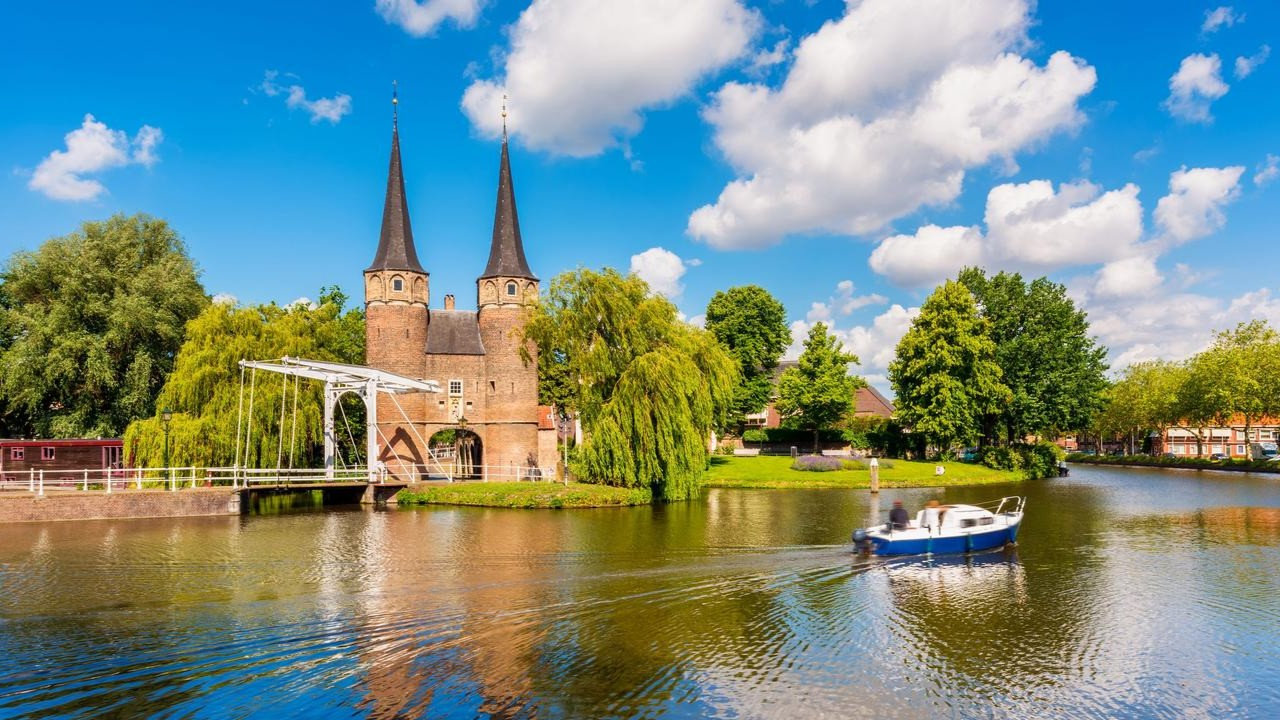
#> input picture py_openCV/input_opencv/delft.png, 1280 x 720 px
$ python complete_opencv.py
#> lines starting #> are read from the running program, lines starting #| are printed output that depends on the picture; after the words box and inside, x2 and y2 are one past the last pixel; in counts of white or black regions, pixels touching at a corner belong together
### py_openCV/utils.py
import os
import time
import psutil
import csv
import cv2

# Ensure output directories exist
# [5 lines left out: function create_output_dir, not called in this run]

# Performance Logger
def log_performance(stage_name, image_name, start_time, end_time, process):
    log_file = os.path.join("output_opencv", "performance_log.csv")

    # Calculate metrics
    duration_sec = end_time - start_time
    throughput = 1 / duration_sec if duration_sec > 0 else 0
    memory_usage_mb = process.memory_info().rss / (1024 * 1024)
    cpu_percent = process.cpu_percent()

    # Simple power estimation proxy (CPU usage * Time)
    # Real power requires hardware sensors, this is a relative metric.
    power_proxy_units = cpu_percent * duration_sec

    file_exists = os.path.isfile(log_file)

    with open(log_file, mode='a', newline='') as file:
        writer = csv.writer(file)
        if not file_exists:
            writer.writerow(["Stage", "Image", "Resolution", "Latency (s)", "Throughput (fps)", "RAM (MB)", "CPU (%)", "Est. Energy (Units)"])

        writer.writerow([
            stage_name,
            image_name,
            "N/A",  # Can be filled if image object is passed
            f"{duration_sec:.4f}",
            f"{throughput:.2f}",
            f"{memory_usage_mb:.2f}",
            f"{cpu_percent:.2f}",
            f"{power_proxy_units:.2f}"
        ])

    print(f"[{stage_name}] Saved: {image_name} | Time: {duration_sec:.4f}s | RAM: {memory_usage_mb:.1f}MB")

def load_image(path):
#> called with path = 'py_openCV/input_opencv/delft.png'
    img = cv2.imread(path)
#> img is the input picture: shape (720, 1280, 3); mean B, G, R 134.8, 143.2, 120.4
    if img is None:
        raise FileNotFoundError(f"Could not find image at {path}")
    return img

### py_openCV/complete_opencv.py
import cv2
import time
import psutil
import os
# Ensure your helper file is named 'utils.py' as discussed
from utils import create_output_dir, log_performance, load_image

STAGE_NAME = "05_complete_pipeline"

# === PATH SETUP ===
# Get the folder where this script is located
SCRIPT_DIR = os.path.dirname(os.path.abspath(__file__))

# Input: Pointing to the original image in input_opencv
INPUT_PATH = os.path.join(SCRIPT_DIR, "input_opencv", "delft.png")

# Output: Saving to output_opencv/05_complete_pipeline
OUTPUT_DIR = os.path.join(SCRIPT_DIR, "output_opencv", STAGE_NAME)

if not os.path.exists(OUTPUT_DIR):
    os.makedirs(OUTPUT_DIR)

process = psutil.Process(os.getpid())

def run_pipeline():
    print(f"[{STAGE_NAME}] Starting full pipeline on: {INPUT_PATH}")

    # 1. Load Original Image
    img = load_image(INPUT_PATH)

    # Start Timer for the WHOLE pipeline
    start = time.time()

    # ---------------------------------------------------------
    # Step 1: Grayscale
    # ---------------------------------------------------------
    gray = cv2.cvtColor(img, cv2.COLOR_BGR2GRAY)

    # ---------------------------------------------------------
    # Step 2: Median Blur (Noise Reduction)
    # Using k=11 from your original notebook
    # ---------------------------------------------------------
    gray_blur = cv2.medianBlur(gray, 11)
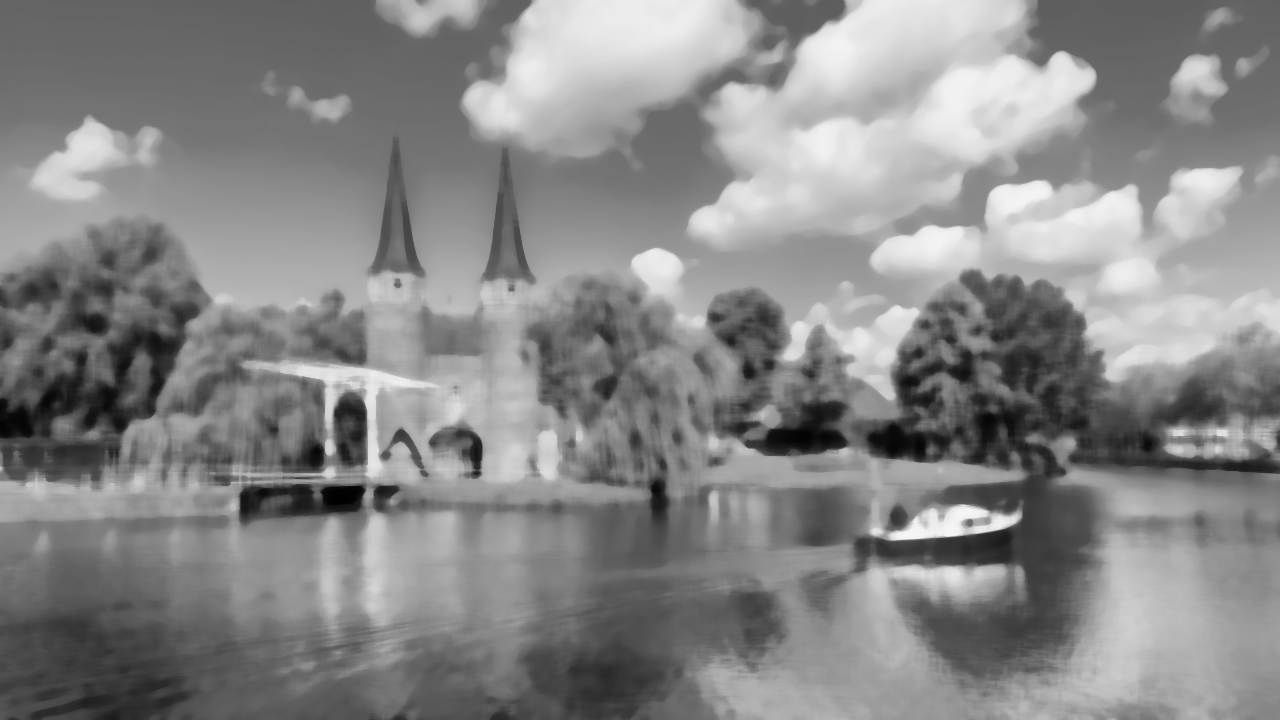
#> gray_blur: shape (720, 1280); min 1, max 245, mean 135.2

    # ---------------------------------------------------------
    # Step 3: Adaptive Threshold (Edge Mask)
    # Using blockSize=13, C=5 from your original notebook
    # ---------------------------------------------------------
    edges = cv2.adaptiveThreshold(
        gray_blur,
        maxValue=255,
        adaptiveMethod=cv2.ADAPTIVE_THRESH_MEAN_C,
        thresholdType=cv2.THRESH_BINARY,
        blockSize=13,
        C=5
    )
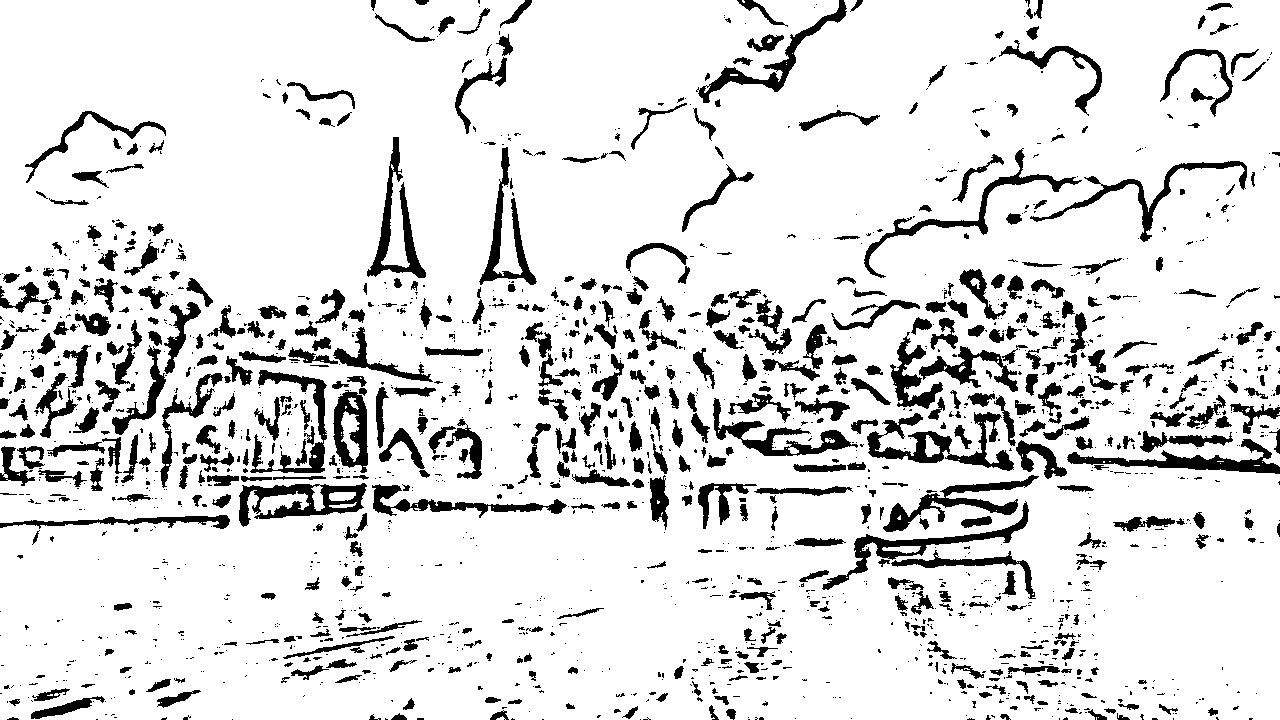
#> edges: shape (720, 1280); 87.2% white; 1923 black regions (1301 under 20 px), largest, box (x1, y1, x2, y2) and area: (867, 412, 1014, 471) 2744, (239, 483, 367, 527) 2407, (1067, 439, 1280, 474) 2262

    # ---------------------------------------------------------
    # Step 4: Bilateral Filter (Color Smoothing)
    # Using d=11, sigma=350 from your original notebook
    # Note: This is the most computationally expensive step
    # ---------------------------------------------------------
    bil_blurred = cv2.bilateralFilter(
        img,
        d=11,
        sigmaColor=350,
        sigmaSpace=350
    )
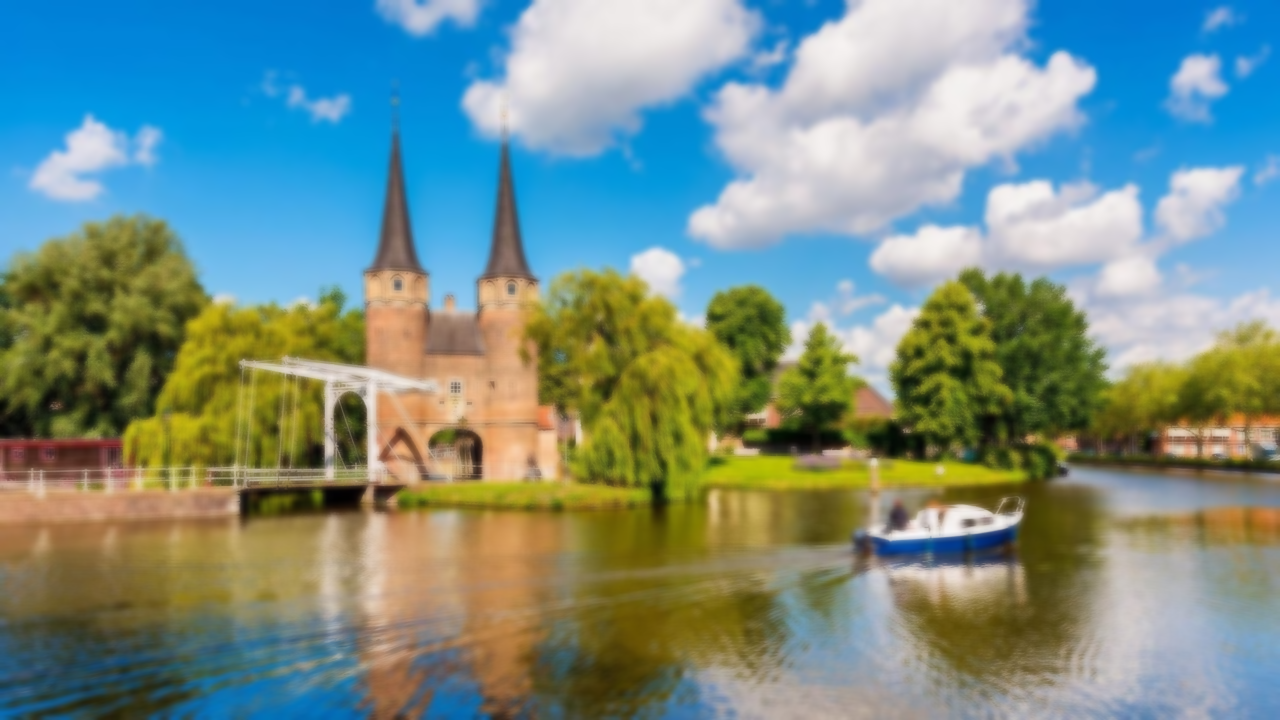
#> bil_blurred: shape (720, 1280, 3); mean B, G, R 134.8, 143.2, 120.4

    # ---------------------------------------------------------
    # Step 5: Combine (Bitwise AND)
    # Masking the smoothed color image with the edge mask
    # ---------------------------------------------------------
    cartoon = cv2.bitwise_and(bil_blurred, bil_blurred, mask=edges)
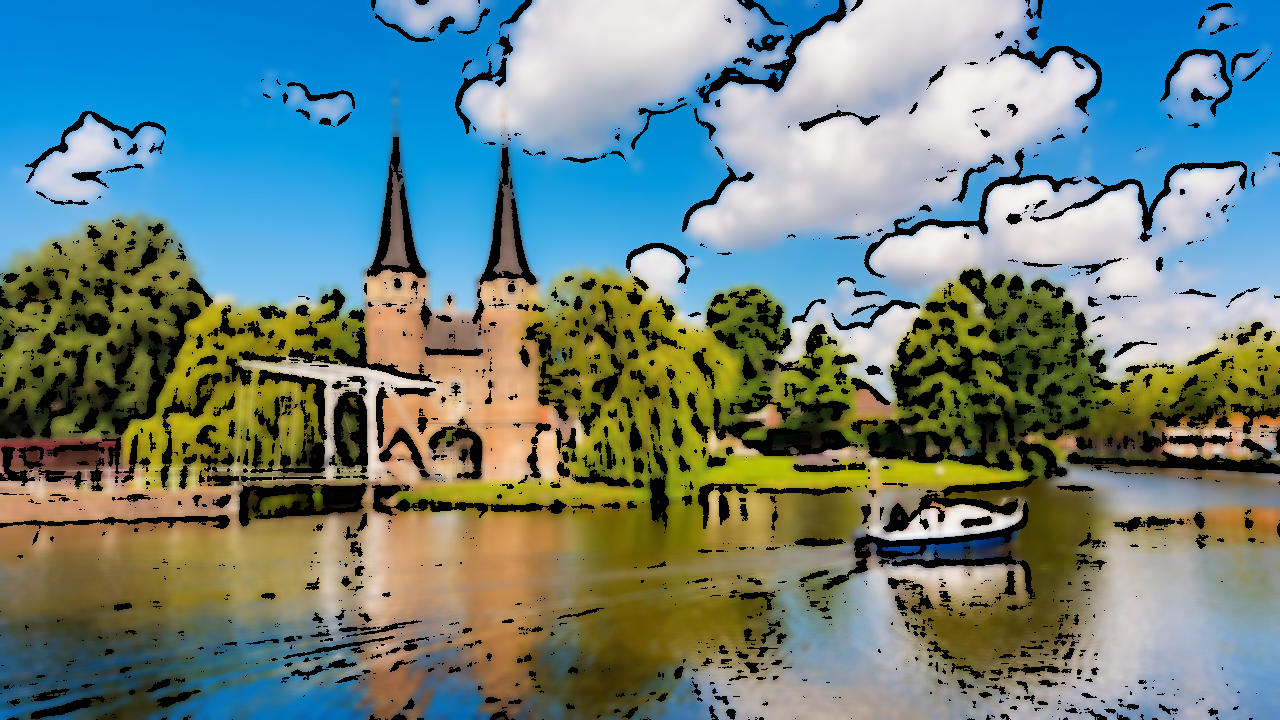
#> cartoon: shape (720, 1280, 3); mean B, G, R 124.8, 129.8, 108

    end = time.time()

    # ---------------------------------------------------------
    # Save Result and Log
    # ---------------------------------------------------------
    output_filename = "final_cartoon_full_pipeline.png"
    save_path = os.path.join(OUTPUT_DIR, output_filename)
    cv2.imwrite(save_path, cartoon)

    log_performance(STAGE_NAME, output_filename, start, end, process)
#> (the call stopped at in log_performance, `memory_usage_mb = process.memory_info().rss / (1024 * 1024)`: psutil is not available in this run)
    print(f"[{STAGE_NAME}] Success! Saved to: {save_path}")

if __name__ == "__main__":
    run_pipeline()
